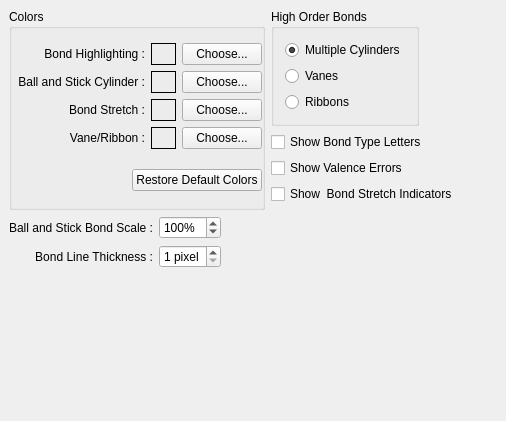
     <widget class="QWidget" name="TabPage" >
      <attribute name="title" >
       <string>Bonds</string>
      </attribute>
      <layout class="QGridLayout" >
       <property name="margin" >
        <number>9</number>
       </property>
       <property name="spacing" >
        <number>6</number>
       </property>
       <item row="5" column="3" >
        <spacer>
         <property name="orientation" >
          <enum>Qt::Horizontal</enum>
         </property>
         <property name="sizeHint" >
          <size>
           <width>40</width>
           <height>20</height>
          </size>
         </property>
        </spacer>
       </item>
       <item row="6" column="0" >
        <spacer>
         <property name="orientation" >
          <enum>Qt::Vertical</enum>
         </property>
         <property name="sizeType" >
          <enum>QSizePolicy::Expanding</enum>
         </property>
         <property name="sizeHint" >
          <size>
           <width>20</width>
           <height>144</height>
          </size>
         </property>
        </spacer>
       </item>
       <item row="2" column="1" colspan="3" >
        <widget class="QCheckBox" name="show_valence_errors_checkbox" >
         <property name="toolTip" >
          <string>Enable/Disable Valence Error Checker</string>
         </property>
         <property name="text" >
          <string>Show Valence Errors</string>
         </property>
        </widget>
       </item>
       <item row="0" column="2" colspan="2" >
        <spacer>
         <property name="orientation" >
          <enum>Qt::Horizontal</enum>
         </property>
         <property name="sizeType" >
          <enum>QSizePolicy::Expanding</enum>
         </property>
         <property name="sizeHint" >
          <size>
           <width>72</width>
           <height>20</height>
          </size>
         </property>
        </spacer>
       </item>
       <item row="3" column="1" colspan="3" >
        <widget class="QCheckBox" name="showBondStretchIndicators_checkBox" >
         <property name="toolTip" >
          <string>Enable/Disable Display of Bond Stretch Indicators</string>
         </property>
         <property name="text" >
          <string>Show  Bond Stretch Indicators</string>
         </property>
        </widget>
       </item>
       <item row="1" column="1" colspan="3" >
        <widget class="QCheckBox" name="show_bond_labels_checkbox" >
         <property name="toolTip" >
          <string>Display Bond Type Label</string>
         </property>
         <property name="text" >
          <string>Show Bond Type Letters</string>
         </property>
        </widget>
       </item>
       <item rowspan="5" row="0" column="0" >
        <widget class="QGroupBox" name="groupBox4" >
         <property name="title" >
          <string>Colors</string>
         </property>
         <layout class="QGridLayout" >
          <property name="margin" >
           <number>0</number>
          </property>
          <property name="spacing" >
           <number>6</number>
          </property>
          <item row="1" column="0" colspan="2" >
           <layout class="QHBoxLayout" >
            <property name="margin" >
             <number>0</number>
            </property>
            <property name="spacing" >
             <number>6</number>
            </property>
            <item>
             <spacer>
              <property name="orientation" >
               <enum>Qt::Horizontal</enum>
              </property>
              <property name="sizeType" >
               <enum>QSizePolicy::Expanding</enum>
              </property>
              <property name="sizeHint" >
               <size>
                <width>40</width>
                <height>20</height>
               </size>
              </property>
             </spacer>
            </item>
            <item>
             <widget class="QPushButton" name="reset_bond_colors_btn" >
              <property name="text" >
               <string>Restore Default Colors</string>
              </property>
              <property name="autoDefault" >
               <bool>false</bool>
              </property>
             </widget>
            </item>
           </layout>
          </item>
          <item row="0" column="1" >
           <layout class="QGridLayout" >
            <property name="margin" >
             <number>0</number>
            </property>
            <property name="spacing" >
             <number>6</number>
            </property>
            <item row="0" column="0" >
             <widget class="QLabel" name="textLabel3_2" >
              <property name="sizePolicy" >
               <sizepolicy>
                <hsizetype>5</hsizetype>
                <vsizetype>5</vsizetype>
                <horstretch>0</horstretch>
                <verstretch>0</verstretch>
               </sizepolicy>
              </property>
              <property name="text" >
               <string>Bond Highlighting :</string>
              </property>
              <property name="alignment" >
               <set>Qt::AlignRight|Qt::AlignTrailing|Qt::AlignVCenter</set>
              </property>
             </widget>
            </item>
            <item row="2" column="1" >
             <layout class="QHBoxLayout" >
              <property name="margin" >
               <number>0</number>
              </property>
              <property name="spacing" >
               <number>6</number>
              </property>
              <item>
               <widget class="QFrame" name="bond_stretch_color_frame" >
                <property name="minimumSize" >
                 <size>
                  <width>25</width>
                  <height>0</height>
                 </size>
                </property>
                <property name="maximumSize" >
                 <size>
                  <width>32767</width>
                  <height>32767</height>
                 </size>
                </property>
                <property name="frameShape" >
                 <enum>QFrame::Box</enum>
                </property>
                <property name="frameShadow" >
                 <enum>QFrame::Plain</enum>
                </property>
               </widget>
              </item>
              <item>
               <widget class="QPushButton" name="bond_stretch_color_btn" >
                <property name="text" >
                 <string>Choose...</string>
                </property>
                <property name="autoDefault" >
                 <bool>false</bool>
                </property>
                <property name="default" >
                 <bool>false</bool>
                </property>
               </widget>
              </item>
             </layout>
            </item>
            <item row="0" column="1" >
             <layout class="QHBoxLayout" >
              <property name="margin" >
               <number>0</number>
              </property>
              <property name="spacing" >
               <number>6</number>
              </property>
              <item>
               <widget class="QFrame" name="bond_hilite_color_frame" >
                <property name="minimumSize" >
                 <size>
                  <width>25</width>
                  <height>0</height>
                 </size>
                </property>
                <property name="maximumSize" >
                 <size>
                  <width>32767</width>
                  <height>32767</height>
                 </size>
                </property>
                <property name="frameShape" >
                 <enum>QFrame::Box</enum>
                </property>
                <property name="frameShadow" >
                 <enum>QFrame::Plain</enum>
                </property>
               </widget>
              </item>
              <item>
               <widget class="QPushButton" name="bond_hilite_color_btn" >
                <property name="text" >
                 <string>Choose...</string>
                </property>
                <property name="autoDefault" >
                 <bool>false</bool>
                </property>
               </widget>
              </item>
             </layout>
            </item>
            <item row="3" column="0" >
             <widget class="QLabel" name="textLabel3_3" >
              <property name="text" >
               <string>Vane/Ribbon :</string>
              </property>
              <property name="alignment" >
               <set>Qt::AlignRight|Qt::AlignTrailing|Qt::AlignVCenter</set>
              </property>
             </widget>
            </item>
            <item row="1" column="1" >
             <layout class="QHBoxLayout" >
              <property name="margin" >
               <number>0</number>
              </property>
              <property name="spacing" >
               <number>6</number>
              </property>
              <item>
               <widget class="QFrame" name="ballstick_bondcolor_frame" >
                <property name="minimumSize" >
                 <size>
                  <width>25</width>
                  <height>0</height>
                 </size>
                </property>
                <property name="frameShape" >
                 <enum>QFrame::Box</enum>
                </property>
                <property name="frameShadow" >
                 <enum>QFrame::Plain</enum>
                </property>
               </widget>
              </item>
              <item>
               <widget class="QPushButton" name="ballstick_bondcolor_btn" >
                <property name="text" >
                 <string>Choose...</string>
                </property>
                <property name="autoDefault" >
                 <bool>false</bool>
                </property>
               </widget>
              </item>
             </layout>
            </item>
            <item row="1" column="0" >
             <widget class="QLabel" name="textLabel3" >
              <property name="text" >
               <string>Ball and Stick Cylinder :</string>
              </property>
              <property name="alignment" >
               <set>Qt::AlignRight|Qt::AlignTrailing|Qt::AlignVCenter</set>
              </property>
             </widget>
            </item>
            <item row="2" column="0" >
             <widget class="QLabel" name="textLabel3_2_2" >
              <property name="sizePolicy" >
               <sizepolicy>
                <hsizetype>5</hsizetype>
                <vsizetype>5</vsizetype>
                <horstretch>0</horstretch>
                <verstretch>0</verstretch>
               </sizepolicy>
              </property>
              <property name="minimumSize" >
               <size>
                <width>0</width>
                <height>0</height>
               </size>
              </property>
              <property name="text" >
               <string>Bond Stretch :</string>
              </property>
              <property name="alignment" >
               <set>Qt::AlignRight|Qt::AlignTrailing|Qt::AlignVCenter</set>
              </property>
             </widget>
            </item>
            <item row="3" column="1" >
             <layout class="QHBoxLayout" >
              <property name="margin" >
               <number>0</number>
              </property>
              <property name="spacing" >
               <number>6</number>
              </property>
              <item>
               <widget class="QFrame" name="bond_vane_color_frame" >
                <property name="minimumSize" >
                 <size>
                  <width>25</width>
                  <height>0</height>
                 </size>
                </property>
                <property name="maximumSize" >
                 <size>
                  <width>32767</width>
                  <height>32767</height>
                 </size>
                </property>
                <property name="frameShape" >
                 <enum>QFrame::Box</enum>
                </property>
                <property name="frameShadow" >
                 <enum>QFrame::Plain</enum>
                </property>
               </widget>
              </item>
              <item>
               <widget class="QPushButton" name="bond_vane_color_btn" >
                <property name="text" >
                 <string>Choose...</string>
                </property>
                <property name="autoDefault" >
                 <bool>false</bool>
                </property>
               </widget>
              </item>
             </layout>
            </item>
           </layout>
          </item>
         </layout>
        </widget>
       </item>
       <item row="0" column="1" >
        <widget class="QGroupBox" name="high_order_bond_display_groupbox" >
         <property name="title" >
          <string>High Order Bonds</string>
         </property>
         <layout class="QVBoxLayout" >
          <property name="margin" >
           <number>11</number>
          </property>
          <property name="spacing" >
           <number>6</number>
          </property>
          <item>
           <widget class="QRadioButton" name="multCyl_radioButton" >
            <property name="toolTip" >
             <string>Display high order bonds using multiple cylinders</string>
            </property>
            <property name="text" >
             <string>Multiple Cylinders</string>
            </property>
            <property name="checked" >
             <bool>true</bool>
            </property>
           </widget>
          </item>
          <item>
           <widget class="QRadioButton" name="vanes_radioButton" >
            <property name="toolTip" >
             <string>Display pi systems in high order bonds as Vanes</string>
            </property>
            <property name="text" >
             <string>Vanes</string>
            </property>
           </widget>
          </item>
          <item>
           <widget class="QRadioButton" name="ribbons_radioButton" >
            <property name="toolTip" >
             <string>Display pi systems in high order bonds as Ribbons</string>
            </property>
            <property name="text" >
             <string>Ribbons</string>
            </property>
           </widget>
          </item>
         </layout>
        </widget>
       </item>
       <item row="5" column="0" >
        <layout class="QHBoxLayout" >
         <property name="margin" >
          <number>0</number>
         </property>
         <property name="spacing" >
          <number>6</number>
         </property>
         <item>
          <layout class="QVBoxLayout" >
           <property name="margin" >
            <number>0</number>
           </property>
           <property name="spacing" >
            <number>6</number>
           </property>
           <item>
            <widget class="QLabel" name="textLabel1_3" >
             <property name="toolTip" >
              <string>Set scale (size) factor for the cylinder representing bonds in Ball and Stick display mode</string>
             </property>
             <property name="text" >
              <string>Ball and Stick Bond Scale :</string>
             </property>
             <property name="alignment" >
              <set>Qt::AlignRight|Qt::AlignTrailing|Qt::AlignVCenter</set>
             </property>
            </widget>
           </item>
           <item>
            <widget class="QLabel" name="textLabel1" >
             <property name="toolTip" >
              <string>Bond thickness (in pixels) for Lines Display Mode</string>
             </property>
             <property name="text" >
              <string>Bond Line Thickness :</string>
             </property>
             <property name="alignment" >
              <set>Qt::AlignRight|Qt::AlignTrailing|Qt::AlignVCenter</set>
             </property>
            </widget>
           </item>
          </layout>
         </item>
         <item>
          <layout class="QVBoxLayout" >
           <property name="margin" >
            <number>0</number>
           </property>
           <property name="spacing" >
            <number>6</number>
           </property>
           <item>
            <widget class="QSpinBox" name="cpk_cylinder_rad_spinbox" >
             <property name="toolTip" >
              <string>Set scale (size) factor for the cylinder representing bonds in Ball and Stick display mode</string>
             </property>
             <property name="suffix" >
              <string>%</string>
             </property>
             <property name="maximum" >
              <number>400</number>
             </property>
             <property name="minimum" >
              <number>50</number>
             </property>
             <property name="value" >
              <number>100</number>
             </property>
            </widget>
           </item>
           <item>
            <widget class="QSpinBox" name="bond_line_thickness_spinbox" >
             <property name="toolTip" >
              <string>Bond thickness (in pixels) for Lines Display Mode</string>
             </property>
             <property name="suffix" >
              <string> pixel</string>
             </property>
             <property name="maximum" >
              <number>4</number>
             </property>
             <property name="minimum" >
              <number>1</number>
             </property>
            </widget>
           </item>
          </layout>
         </item>
         <item>
          <spacer>
           <property name="orientation" >
            <enum>Qt::Horizontal</enum>
           </property>
           <property name="sizeType" >
            <enum>QSizePolicy::Expanding</enum>
           </property>
           <property name="sizeHint" >
            <size>
             <width>16</width>
             <height>20</height>
            </size>
           </property>
          </spacer>
         </item>
        </layout>
       </item>
      </layout>
     </widget>
